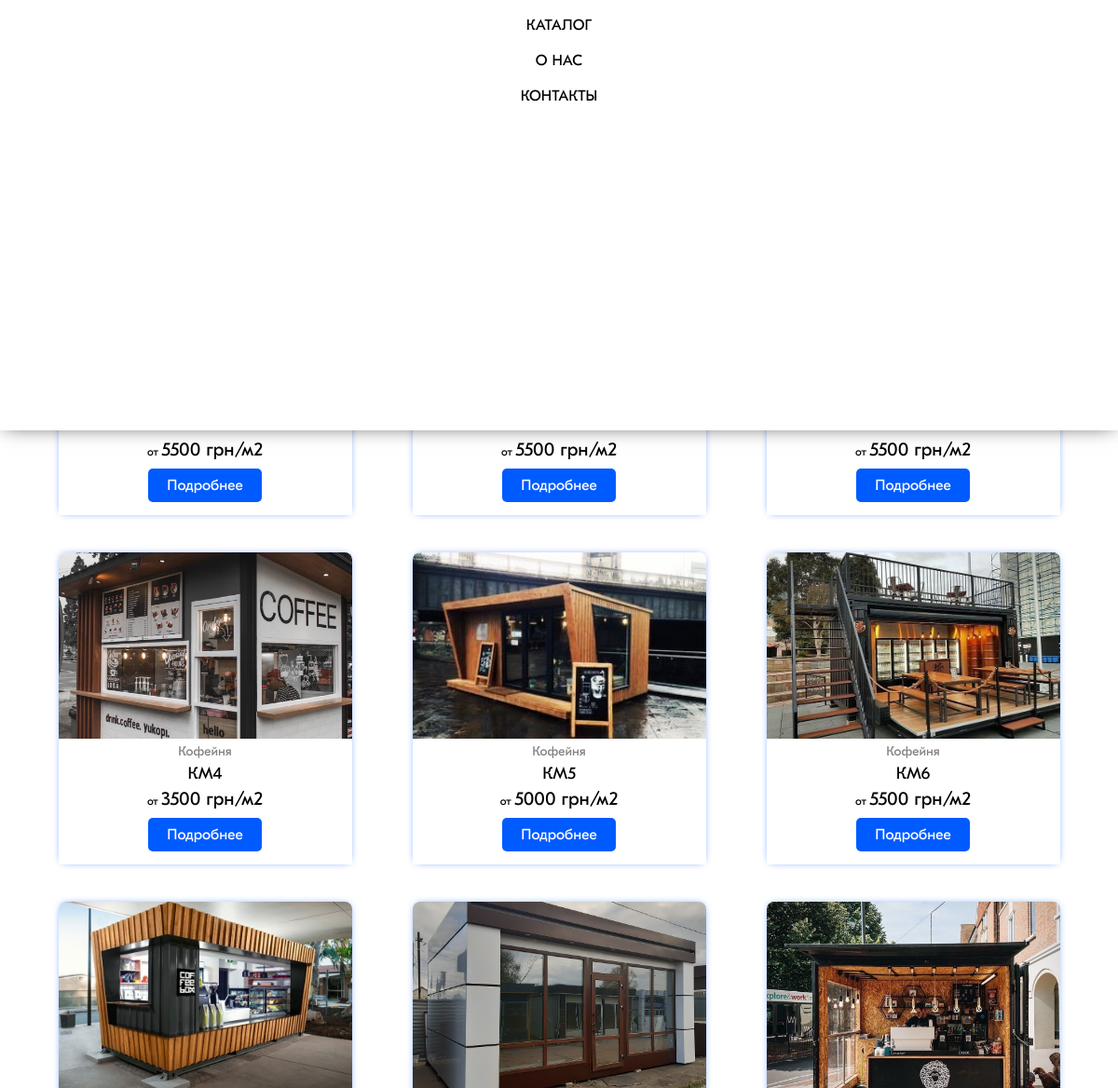
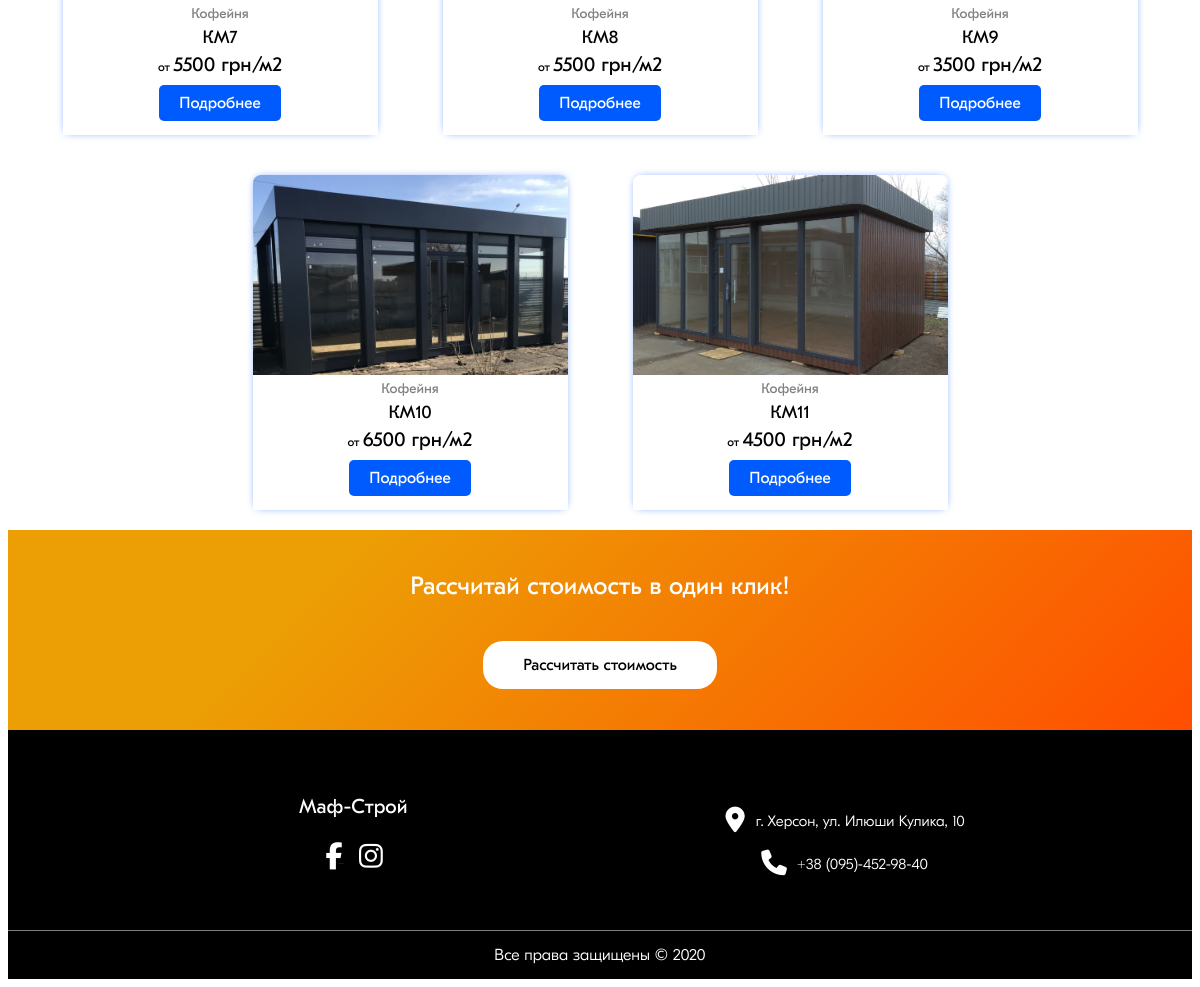
The page /category/92 on the database its author committed (2 pictures, top to bottom).
### products/models.py (models this page shows, shortened)
class Item(models.Model):
    category = models.ForeignKey(Category, on_delete = models.CASCADE, )
    name = models.CharField(default='', max_length = 300)
    price = models.IntegerField(default=0,)
    size = models.CharField(default='', max_length = 300)
    h_in = models.CharField(default='', max_length = 300)
    h_out = models.CharField(default='', max_length = 300)
    eksterier = models.CharField(default='', max_length = 300)
    interier = models.CharField(default='', max_length = 300)
    doors = models.CharField(default='', max_length = 300)
    floor = models.CharField(default='', max_length = 300)
    electrik = models.CharField(default='', max_length = 300)
    def __str__(self):
        return self.name + ' ' + str(self.price)

class Category(models.Model):
    name = models.CharField(default='', max_length = 200)
    imgurl = models.ImageField(upload_to='static/images', blank = True, null = True)

### products/views.py (the view)
# urls.py: path('category/<int:cat_id>', views.category, name="category"),
def category(request, cat_id):
    current_category = Category.objects.get(id = cat_id)
    items = Item.objects.filter(category__id = cat_id)
    print(items)
    return render(request, 'products/category.html', {
        'category': current_category,
        'items': items,
    })

### products/templatetags/extras.py (called while the page is built)
@register.simple_tag
def get_first_image(item):
    return item.itemimage_set.all()[0]

@register.simple_tag
def modify_imgurl(imgurl):
    imgurl = imgurl.split('/')[-1]
    imgurl = '/static/images/products/' + imgurl
    return imgurl

### templates/products/category.html (shortened to what this page needs)
{% extends './base.html' %}
{% load static %}
{% block content %}
<div class="subpage__title">
    <span>
    </span>
</div>
<div class="items__list">
    {% for item in items  %}
        <div class="items__list__item">
        {% include './blocks/single_item.html' %}
        </div>
    {% endfor %}
</div>
{% include './blocks/cost_1.html' %}
{% endblock content %}

### templates/products/blocks/single_item.html
{% load static %}
{% load extras %}
<div class="single__item">
    <a class="single__item__image"
    href="{% url 'products:item' item.id %}">
        {% get_first_image item as item_img %}
        {% modify_imgurl item_img.imgurl.url as imgurl %}
        <img src="{{ imgurl }}"
        alt="">
    </a>
    <div class="single__item__info">
        <span class="single__item__info__category">
        {{ item.category.name }}
        </span>
        <a class="single__item__info__name"
        href = "{% url 'products:item' item.id %}">
        {{ item.name }}
        </a>
        <span class="single__item__info__price">
        от
        <span>
        {{ item.price }} грн/м2
        </span>
        </span>
    </div>
    <a class="single__item__button"
    href="{% url 'products:item' item.id %}">
        Подробнее
    </a>
</div>

### static/style.css (style rules this page uses)
body { font-family: "gpro-text-regular"; }
.subpage__title { margin: 30px 10px; display: flex; align-items: center; align-content: center; justify-content: center; font-size: 25px; }
.single__item { margin: auto; width: 90%; max-width: 100%; border-top-right-radius: 8px; border-top-left-radius: 8px; display: flex; flex-direction: column; flex-wrap: wrap; max-height: 550px; max-width: 350px; align-items: center; box-shadow: 0px 0px 10px -4px #005bff; transition: all 0.3s ease; }
.single__item__image { height: 200px; width: 100%; }
.single__item__image img { border-top-left-radius: 8px; border-top-right-radius: 8px; cursor: pointer; object-fit: cover; width: 100%; max-width: 100%; max-height: 200px; }
.single__item__info { display: flex; flex-direction: column; width: 100%; align-items: center; }
.single__item__info__category { margin-top: 5px; color: grey; font-size: 14px; }
.single__item__info__name { text-decoration: none; color: black; font-size: 18px; margin-top: 5px; cursor: pointer; }
.single__item__info__price { margin-top: 5px; font-size: 12px; }
.single__item__info__price span { font-size: 20px; }
.single__item__button { margin-top: 9px; margin-bottom: 14px; cursor: pointer; border-radius: 5px; background-color: #005bff; color: white; padding: 9px 20px; text-decoration: none; }
.items__list { margin: 0px auto; max-width: 1540px; align-items: center; align-content: center; justify-content: center; display: flex; flex-wrap: wrap; }
.items__list__item { min-width: 350px; margin: 20px 15px; }

### rows shown on the page
Item: price "5500"
Item: price "5500"
Item: price "5500"
Item: shows a picture, category.name "Кофейня", name "КМ4", price "3500"
Item: shows a picture, category.name "Кофейня", name "КМ5", price "5000"
Item: shows a picture, category.name "Кофейня", name "КМ6", price "5500"
Item: shows a picture, category.name "Кофейня", name "КМ7", price "5500"
Item: shows a picture, category.name "Кофейня", name "КМ8", price "5500"
Item: shows a picture, category.name "Кофейня", name "КМ9", price "3500"
Item: shows a picture, category.name "Кофейня", name "КМ10", price "6500"
Item: shows a picture, category.name "Кофейня", name "КМ11", price "4500"
